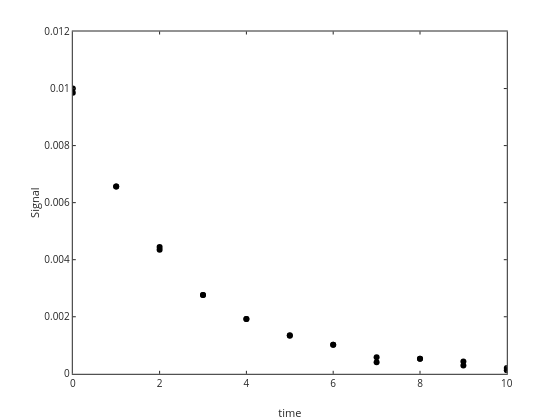

Notebook code for this chart:
### Markdown cell above
### now monte carlo analysis for parameter uncertainty estimation

to estimate uncertainty in the parameters just simulate 1000 datasets and fit them all.  Like we did in Lecture 3 (but we did it with a linear example that time to illustrate the method)

### Code cell
residuals=N-Nbst; sestimate=std(residuals);

% need to make simulated dataset

count = 1:length(N); % an integer vector with an entry in order per each point in the data

% replacing all data seems to work better

%noreplace=round(length(N)/3); % replace 1/3 of the datapoints
noreplace=round(length(N)/2); % replace 1/2 of the datapoints
%noreplace=round(length(N)/1); % replace all of the datapoints

indexreplace = randsample(count,noreplace); % pick at random wich of the 1/3 of the points to replace.

Nnew=Nbst; % initialize the simulated data just as the original data.
Nnew=N; % initialize the simulated data just as the original data.

for i=1:length(indexreplace)
    Nnew(indexreplace(i))=Nbst(indexreplace(i))+randn(1,1)*sestimate;
end

graphics_toolkit ("plotly")
plot(t,N,'ko',t,Nnew,'k.')
xlabel('time'); ylabel('Signal')

### Figure 1 — Plotly figure (JSON) as saved in the notebook; plotly's stock layout.template omitted (floating-point values rounded to 4 significant figures)
{"data": [{"line": {"color": "rgb(0, 0, 0)", "width": 0.5}, "marker": {"color": "rgb(0, 0, 0)", "line": {"color": "rgb(0, 0, 0)"}, "size": 6, "symbol": "circle"}, "mode": "markers", "name": "", "showlegend": false, "type": "scatter", "visibility": true, "x": [0, 1, 2, 3, 4, 5, 6, 7, 8, 9, 10], "xaxis": "x", "y": [0.01, 0.006568, 0.00435, 0.00276, 0.001918, 0.001338, 0.001017, 0.0004006, 0.0005252, 0.0004344, 0.0002069], "yaxis": "y"}, {"line": {"color": "rgb(0, 0, 0)", "width": 0.5}, "marker": {"color": "rgb(0, 0, 0)", "line": {"color": "rgb(0, 0, 0)"}, "size": 6, "symbol": "circle"}, "mode": "markers", "name": "", "showlegend": false, "type": "scatter", "visibility": true, "x": [0, 1, 2, 3, 4, 5, 6, 7, 8, 9, 10], "xaxis": "x", "y": [0.009857, 0.006568, 0.004448, 0.00276, 0.001918, 0.001354, 0.001017, 0.0005816, 0.0005252, 0.0002885, 0.0001282], "yaxis": "y"}], "layout": {"height": 420, "hovermode": "closest", "margin": {"b": 0, "l": 0, "r": 0, "t": 0}, "plot_bgcolor": "rgba(0, 0, 0, 0)", "showlegend": false, "width": 560, "xaxis": {"anchor": "y", "autorange": false, "domain": [0.13, 0.905], "exponentformat": "none", "gridcolor": "rgba(38,38,38,0.15)", "gridwidth": 1, "linecolor": "rgb(38,38,38)", "linewidth": 1, "mirror": "ticks", "range": [0, 10], "showgrid": false, "showline": true, "side": "bottom", "spikedash": "solid", "spikemode": "across", "spikesides": false, "spikethickness": 1, "tickangle": 0, "tickcolor": "rgb(38,38,38)", "tickfont": {"color": "rgb(38,38,38)", "size": 10}, "ticklen": 3, "ticks": "inside", "ticktext": ["0", "2", "4", "6", "8", "10"], "tickvals": [0, 2, 4, 6, 8, 10], "title": {"font": {"color": "rgb(38,38,38)", "size": 11}, "text": "time"}, "type": "linear", "visible": true, "zeroline": false}, "yaxis": {"anchor": "x", "autorange": false, "domain": [0.11, 0.925], "exponentformat": "none", "gridcolor": "rgba(38,38,38,0.15)", "gridwidth": 1, "linecolor": "rgb(38,38,38)", "linewidth": 1, "mirror": "ticks", "range": [0, 0.012], "showgrid": false, "showline": true, "side": "left", "spikedash": "solid", "spikemode": "across", "spikesides": false, "spikethickness": 1, "tickangle": 0, "tickcolor": "rgb(38,38,38)", "tickfont": {"color": "rgb(38,38,38)", "size": 10}, "ticklen": 3, "ticks": "inside", "ticktext": ["0", "0.002", "0.004", "0.006", "0.008", "0.01", "0.012"], "tickvals": [0, 0.002, 0.004, 0.006, 0.008, 0.01, 0.012], "title": {"font": {"color": "rgb(38,38,38)", "size": 11}, "text": "Signal"}, "type": "linear", "visible": true, "zeroline": false}}}
